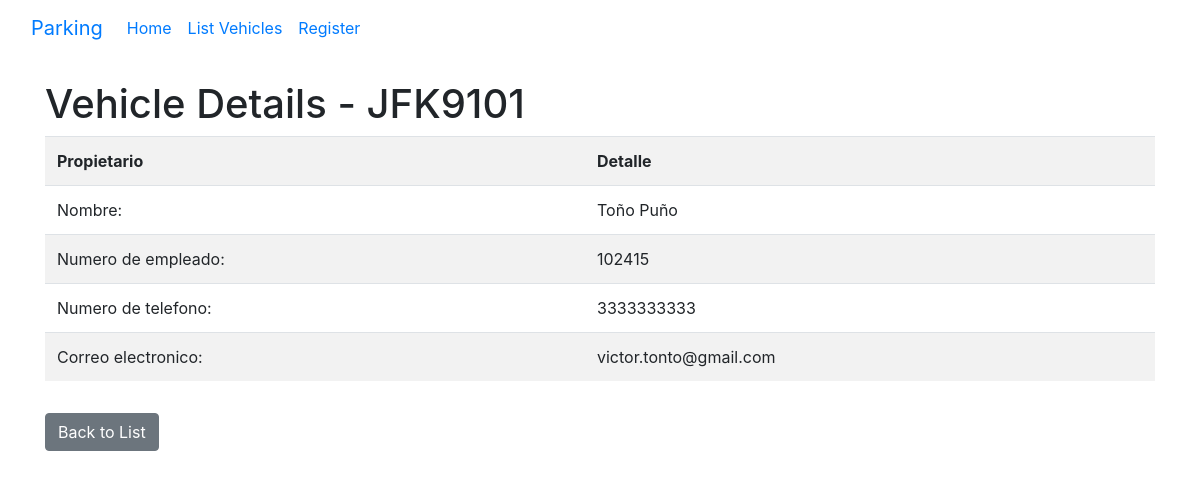
Page /details/2/ on the committed database.
### vehicles/models.py (models this page shows, shortened)
class Vehicle(models.Model):
    LICENSE_PLATE_MAX_LENGTH = 15
    EMPLOYEE_ID_MAX_LENGTH = 6
    license_plate = models.CharField(
        max_length=LICENSE_PLATE_MAX_LENGTH, unique=True)
    owner_employee_id = models.CharField(
        max_length=EMPLOYEE_ID_MAX_LENGTH, default="")
    owner_name = models.CharField(max_length=100)
    owner_contact = models.CharField(max_length=15)
    owner_email = models.EmailField(max_length=254)
    owner_department = models.CharField(max_length=254, default="")
    owner_building = models.CharField(max_length=254, default="")
    vehicle_manufacturer = models.CharField(max_length=100, default="")
    vehicle_model = models.CharField(max_length=100)
    vehicle_color = models.CharField(max_length=100)

### vehicles/views.py (the view)
# urls.py: path('details/<int:pk>/', views.view_vehicle_details,
def view_vehicle_details(request, pk):
    vehicle = get_object_or_404(Vehicle, pk=pk)
    return render(request, 'vehicles/vehicle_details.html', {'vehicle': vehicle})

### vehicles/templates/vehicles/vehicle_details.html (shortened to what this page needs)
{% extends 'vehicles/base.html' %}
{% block content %}
        <h1 class="mt-4">Vehicle Details - {{ vehicle.license_plate.upper }}</h1>
        <table class="table table-striped display">
                <tr>
                        <th scope="col">Propietario</th>
                        <th scope="col">Detalle</th>
                </tr>
                <tr>
                        <td scope="col">Nombre:</td>
                        <td scope="col">{{vehicle.owner_name}}</td>
                </tr>
                <tr>
                        <td scope="col">Numero de empleado:</td>
                        <td scope="col">{{vehicle.owner_employee_id}}</td>
                </tr>
                <tr>
                        <td scope="col">Numero de telefono:</td>
                        <td scope="col" >{{vehicle.owner_contact}}</td>
                </tr>
                <tr>
                        <td scope="col">Correo electronico:</td>
                        <td scope="col" >{{vehicle.owner_email}}</td>
                </tr>
        </table>
        <a href="{% url 'vehicles:list_vehicles' %}" class="btn btn-secondary mt-3">Back to List</a>
{% endblock %}

### rows in the picture
Vehicle: license_plate "JFK9101", owner_name "Toño Puño", owner_employee_id "102415", owner_contact "3333333333", owner_email "victor.tonto@gmail.com"
